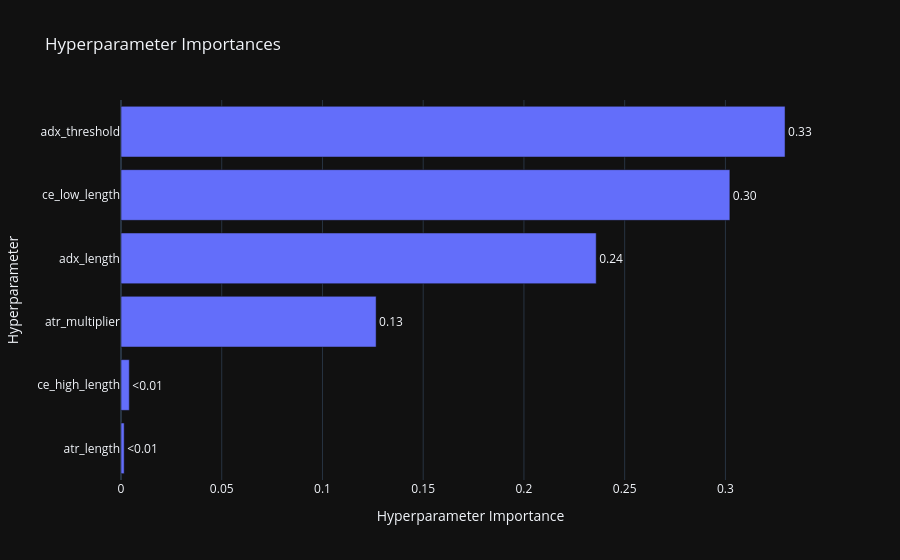
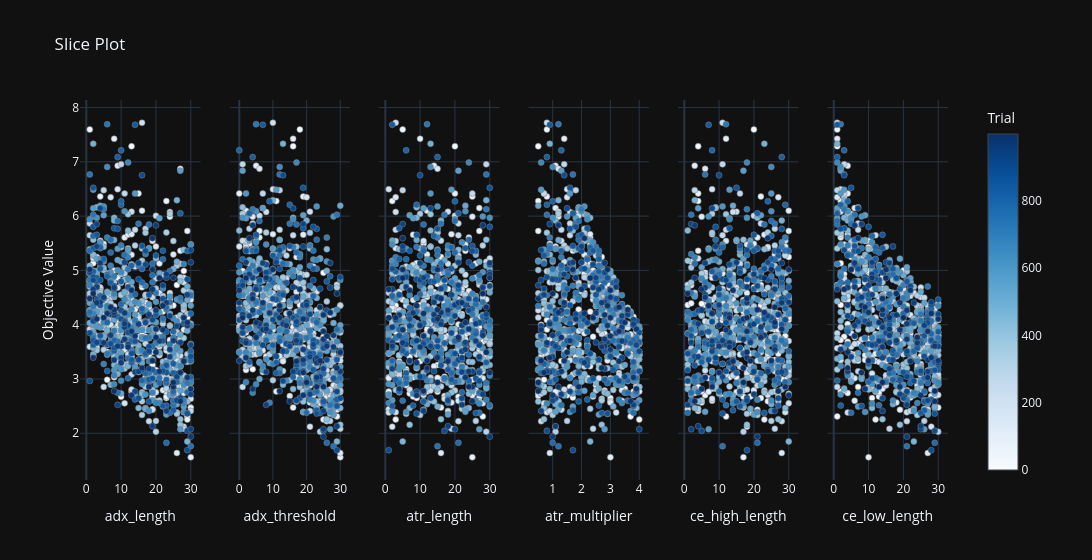

Notebook code cell kept with these figures, in order:
### Markdown cell above
Visualization

### Code cell
fig = optuna.visualization.plot_param_importances(study)
show(fig)

fig2 = optuna.visualization.plot_slice(study, params=best_params.keys())
show(fig2)

### Figure 1 — Plotly figure (JSON) as saved in the notebook; plotly's stock layout.template omitted (floating-point values rounded to 4 significant figures)
{"data": [{"cliponaxis": false, "hovertemplate": ["atr_length (IntDistribution): 0.0015740380984005655<extra></extra>", "ce_high_length (IntDistribution): 0.004111327719693416<extra></extra>", "atr_multiplier (FloatDistribution): 0.12663094220238552<extra></extra>", "adx_length (IntDistribution): 0.23586917134023466<extra></extra>", "ce_low_length (IntDistribution): 0.30220955837095476<extra></extra>", "adx_threshold (IntDistribution): 0.3296049622683309<extra></extra>"], "name": "Objective Value", "orientation": "h", "text": ["<0.01", "<0.01", "0.13", "0.24", "0.30", "0.33"], "textposition": "outside", "x": [0.001574, 0.004111, 0.1266, 0.2359, 0.3022, 0.3296], "y": ["atr_length", "ce_high_length", "atr_multiplier", "adx_length", "ce_low_length", "adx_threshold"], "type": "bar"}], "layout": {"title": {"text": "Hyperparameter Importances"}, "xaxis": {"title": {"text": "Hyperparameter Importance"}}, "yaxis": {"title": {"text": "Hyperparameter"}}}}

### Figure 2 — Plotly figure (JSON) as saved in the notebook; plotly's stock layout.template omitted (floating-point values rounded to 4 significant figures; data arrays with more than 128 entries replaced by an {"elided": "..."} marker saying what was removed)
{"data": [{"marker": {"color": {"elided": "1000 int values"}, "colorbar": {"title": {"text": "Trial"}, "x": 1.0, "xpad": 40}, "colorscale": [[0.0, "rgb(247,251,255)"], [0.125, "rgb(222,235,247)"], [0.25, "rgb(198,219,239)"], [0.375, "rgb(158,202,225)"], [0.5, "rgb(107,174,214)"], [0.625, "rgb(66,146,198)"], [0.75, "rgb(33,113,181)"], [0.875, "rgb(8,81,156)"], [1.0, "rgb(8,48,107)"]], "line": {"color": "Grey", "width": 0.5}, "showscale": true}, "mode": "markers", "name": "Feasible Trial", "showlegend": false, "x": {"elided": "1000 int values"}, "y": {"elided": "1000 float values"}, "type": "scatter", "xaxis": "x", "yaxis": "y"}, {"marker": {"color": {"elided": "1000 int values"}, "colorbar": {"title": {"text": "Trial"}, "x": 1.0, "xpad": 40}, "colorscale": [[0.0, "rgb(247,251,255)"], [0.125, "rgb(222,235,247)"], [0.25, "rgb(198,219,239)"], [0.375, "rgb(158,202,225)"], [0.5, "rgb(107,174,214)"], [0.625, "rgb(66,146,198)"], [0.75, "rgb(33,113,181)"], [0.875, "rgb(8,81,156)"], [1.0, "rgb(8,48,107)"]], "line": {"color": "Grey", "width": 0.5}, "showscale": false}, "mode": "markers", "name": "Feasible Trial", "showlegend": false, "x": {"elided": "1000 int values"}, "y": {"elided": "1000 float values"}, "type": "scatter", "xaxis": "x2", "yaxis": "y2"}, {"marker": {"color": {"elided": "1000 int values"}, "colorbar": {"title": {"text": "Trial"}, "x": 1.0, "xpad": 40}, "colorscale": [[0.0, "rgb(247,251,255)"], [0.125, "rgb(222,235,247)"], [0.25, "rgb(198,219,239)"], [0.375, "rgb(158,202,225)"], [0.5, "rgb(107,174,214)"], [0.625, "rgb(66,146,198)"], [0.75, "rgb(33,113,181)"], [0.875, "rgb(8,81,156)"], [1.0, "rgb(8,48,107)"]], "line": {"color": "Grey", "width": 0.5}, "showscale": false}, "mode": "markers", "name": "Feasible Trial", "showlegend": false, "x": {"elided": "1000 int values"}, "y": {"elided": "1000 float values"}, "type": "scatter", "xaxis": "x3", "yaxis": "y3"}, {"marker": {"color": {"elided": "1000 int values"}, "colorbar": {"title": {"text": "Trial"}, "x": 1.0, "xpad": 40}, "colorscale": [[0.0, "rgb(247,251,255)"], [0.125, "rgb(222,235,247)"], [0.25, "rgb(198,219,239)"], [0.375, "rgb(158,202,225)"], [0.5, "rgb(107,174,214)"], [0.625, "rgb(66,146,198)"], [0.75, "rgb(33,113,181)"], [0.875, "rgb(8,81,156)"], [1.0, "rgb(8,48,107)"]], "line": {"color": "Grey", "width": 0.5}, "showscale": false}, "mode": "markers", "name": "Feasible Trial", "showlegend": false, "x": {"elided": "1000 float values"}, "y": {"elided": "1000 float values"}, "type": "scatter", "xaxis": "x4", "yaxis": "y4"}, {"marker": {"color": {"elided": "1000 int values"}, "colorbar": {"title": {"text": "Trial"}, "x": 1.0, "xpad": 40}, "colorscale": [[0.0, "rgb(247,251,255)"], [0.125, "rgb(222,235,247)"], [0.25, "rgb(198,219,239)"], [0.375, "rgb(158,202,225)"], [0.5, "rgb(107,174,214)"], [0.625, "rgb(66,146,198)"], [0.75, "rgb(33,113,181)"], [0.875, "rgb(8,81,156)"], [1.0, "rgb(8,48,107)"]], "line": {"color": "Grey", "width": 0.5}, "showscale": false}, "mode": "markers", "name": "Feasible Trial", "showlegend": false, "x": {"elided": "1000 int values"}, "y": {"elided": "1000 float values"}, "type": "scatter", "xaxis": "x5", "yaxis": "y5"}, {"marker": {"color": {"elided": "1000 int values"}, "colorbar": {"title": {"text": "Trial"}, "x": 1.0, "xpad": 40}, "colorscale": [[0.0, "rgb(247,251,255)"], [0.125, "rgb(222,235,247)"], [0.25, "rgb(198,219,239)"], [0.375, "rgb(158,202,225)"], [0.5, "rgb(107,174,214)"], [0.625, "rgb(66,146,198)"], [0.75, "rgb(33,113,181)"], [0.875, "rgb(8,81,156)"], [1.0, "rgb(8,48,107)"]], "line": {"color": "Grey", "width": 0.5}, "showscale": false}, "mode": "markers", "name": "Feasible Trial", "showlegend": false, "x": {"elided": "1000 int values"}, "y": {"elided": "1000 float values"}, "type": "scatter", "xaxis": "x6", "yaxis": "y6"}], "layout": {"xaxis": {"anchor": "y", "domain": [0.0, 0.1389], "title": {"text": "adx_length"}}, "yaxis": {"anchor": "x", "domain": [0.0, 1.0], "title": {"text": "Objective Value"}}, "xaxis2": {"anchor": "y2", "domain": [0.1722, 0.3111], "title": {"text": "adx_threshold"}}, "yaxis2": {"anchor": "x2", "domain": [0.0, 1.0], "matches": "y", "showticklabels": false}, "xaxis3": {"anchor": "y3", "domain": [0.3444, 0.4833], "title": {"text": "atr_length"}}, "yaxis3": {"anchor": "x3", "domain": [0.0, 1.0], "matches": "y", "showticklabels": false}, "xaxis4": {"anchor": "y4", "domain": [0.5167, 0.6556], "title": {"text": "atr_multiplier"}}, "yaxis4": {"anchor": "x4", "domain": [0.0, 1.0], "matches": "y", "showticklabels": false}, "xaxis5": {"anchor": "y5", "domain": [0.6889, 0.8278], "title": {"text": "ce_high_length"}}, "yaxis5": {"anchor": "x5", "domain": [0.0, 1.0], "matches": "y", "showticklabels": false}, "xaxis6": {"anchor": "y6", "domain": [0.8611, 1.0], "title": {"text": "ce_low_length"}}, "yaxis6": {"anchor": "x6", "domain": [0.0, 1.0], "matches": "y", "showticklabels": false}, "title": {"text": "Slice Plot"}, "width": 1800}}
